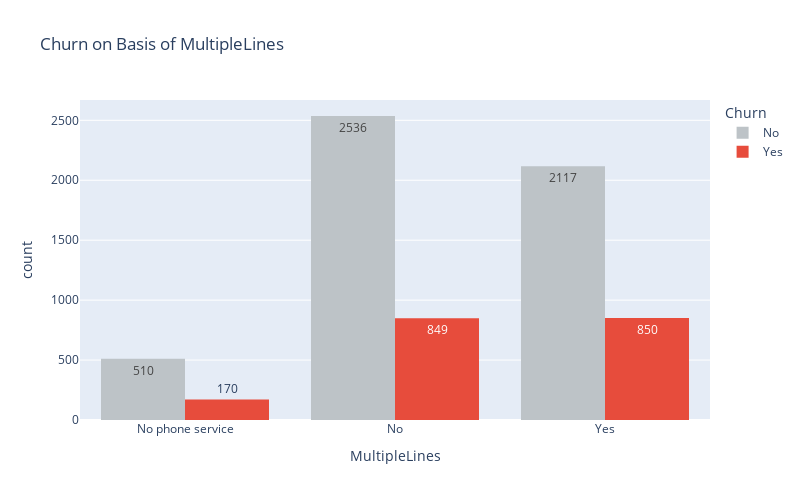

The notebook cell this image was saved under:
### Code cell
fig=px.histogram(df,x="MultipleLines" , color="Churn" ,text_auto=True,
                  color_discrete_map={"Yes": '#E74C3C' ,"No" : '#BDC3C7',},
                  barmode='group',

                  title="Churn on Basis of MultipleLines")

fig.update_layout(
    height=500,
    width=800,

    legend_title_text='Churn'
)
fig.show()

### Figure 1 — Plotly figure (JSON) as saved in the notebook; plotly's stock layout.template omitted (floating-point values rounded to 4 significant figures; data arrays with more than 128 entries replaced by an {"elided": "..."} marker saying what was removed)
{"data": [{"alignmentgroup": "True", "bingroup": "x", "hovertemplate": "Churn=No<br>MultipleLines=%{x}<br>count=%{y}<extra></extra>", "legendgroup": "No", "marker": {"color": "#BDC3C7", "pattern": {"shape": ""}}, "name": "No", "offsetgroup": "No", "orientation": "v", "showlegend": true, "texttemplate": "%{value}", "type": "histogram", "x": {"elided": "5163 str values"}, "xaxis": "x", "yaxis": "y"}, {"alignmentgroup": "True", "bingroup": "x", "hovertemplate": "Churn=Yes<br>MultipleLines=%{x}<br>count=%{y}<extra></extra>", "legendgroup": "Yes", "marker": {"color": "#E74C3C", "pattern": {"shape": ""}}, "name": "Yes", "offsetgroup": "Yes", "orientation": "v", "showlegend": true, "texttemplate": "%{value}", "type": "histogram", "x": {"elided": "1869 str values"}, "xaxis": "x", "yaxis": "y"}], "layout": {"barmode": "group", "height": 500, "legend": {"title": {"text": "Churn"}, "tracegroupgap": 0}, "title": {"text": "Churn on Basis of MultipleLines"}, "width": 800, "xaxis": {"anchor": "y", "domain": [0, 1], "title": {"text": "MultipleLines"}}, "yaxis": {"anchor": "x", "domain": [0, 1], "title": {"text": "count"}}}}
